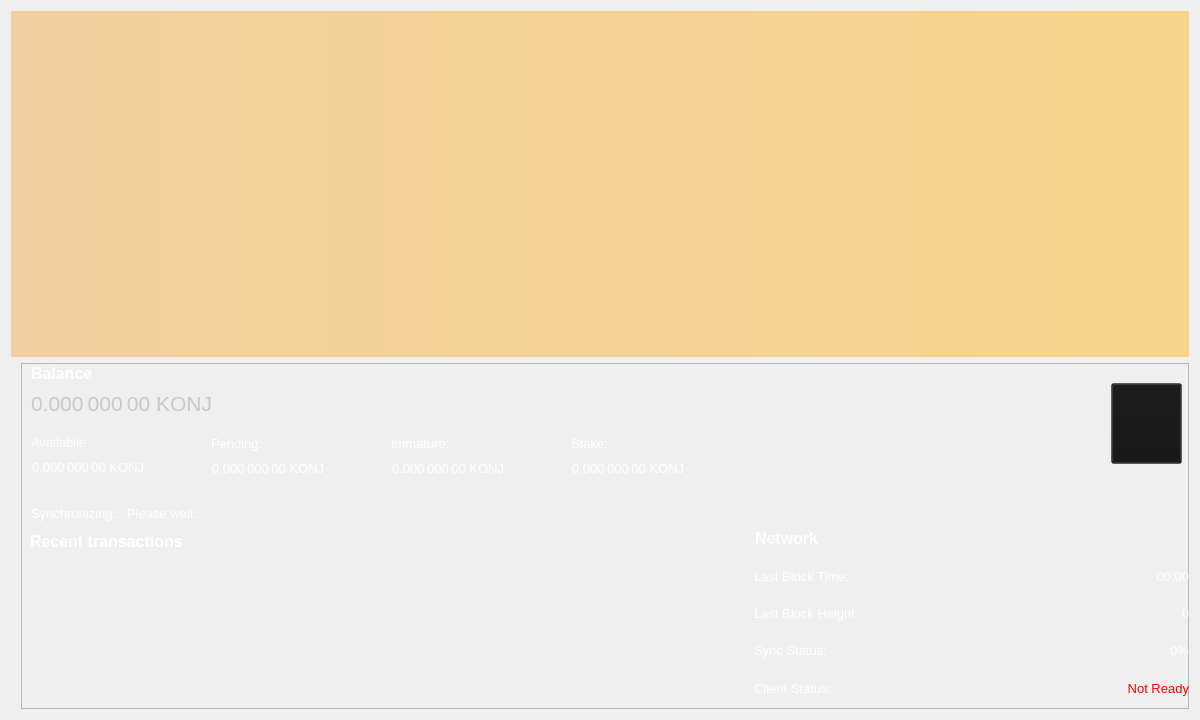
<?xml version="1.0" encoding="UTF-8"?>
<ui version="4.0">
 <class>OverviewPage</class>
 <widget class="QWidget" name="OverviewPage">
  <property name="geometry">
   <rect>
    <x>0</x>
    <y>0</y>
    <width>1200</width>
    <height>720</height>
   </rect>
  </property>
  <property name="minimumSize">
   <size>
    <width>1200</width>
    <height>700</height>
   </size>
  </property>
  <property name="font">
   <font>
    <weight>50</weight>
    <bold>false</bold>
   </font>
  </property>
  <property name="windowTitle">
   <string>Form</string>
  </property>
  <property name="styleSheet">
   <string notr="true">color: rgb(255, 255, 255);</string>
  </property>
  <layout class="QVBoxLayout" name="topLayout">
   <item>
    <widget class="QLabel" name="labelAlerts">
     <property name="visible">
      <bool>false</bool>
     </property>
     <property name="styleSheet">
      <string notr="true">background-color: qlineargradient(x1: 0, y1: 0, x2: 1, y2: 0, stop:0 #F0D0A0, stop:1 #F8D488); color:#000000;</string>
     </property>
     <property name="wordWrap">
      <bool>true</bool>
     </property>
     <property name="margin">
      <number>3</number>
     </property>
    </widget>
   </item>
   <item>
    <layout class="QHBoxLayout" name="horizontalLayout" stretch="1">
     <item>
      <layout class="QVBoxLayout" name="verticalLayout_2">
       <item>
        <widget class="QFrame" name="frame">
         <property name="maximumSize">
          <size>
           <width>16777215</width>
           <height>16777215</height>
          </size>
         </property>
         <property name="styleSheet">
          <string notr="true">margin-left: 10px;
</string>
         </property>
         <property name="frameShape">
          <enum>QFrame::StyledPanel</enum>
         </property>
         <property name="frameShadow">
          <enum>QFrame::Raised</enum>
         </property>
         <widget class="QLabel" name="labelTransactionsStatus">
          <property name="geometry">
           <rect>
            <x>10</x>
            <y>140</y>
            <width>300</width>
            <height>20</height>
           </rect>
          </property>
          <property name="minimumSize">
           <size>
            <width>300</width>
            <height>0</height>
           </size>
          </property>
          <property name="font">
           <font>
            <pointsize>10</pointsize>
           </font>
          </property>
          <property name="cursor">
           <cursorShape>WhatsThisCursor</cursorShape>
          </property>
          <property name="toolTip">
           <string>The displayed information may be out of date. Your wallet automatically synchronizes with the Konjungate network after a connection is established, but this process has not completed yet.</string>
          </property>
          <property name="styleSheet">
           <string notr="true"/>
          </property>
          <property name="text">
           <string notr="true">Synchronizing... Please wait.</string>
          </property>
          <property name="alignment">
           <set>Qt::AlignLeading|Qt::AlignLeft|Qt::AlignVCenter</set>
          </property>
          <property name="indent">
           <number>0</number>
          </property>
         </widget>
         <widget class="QWidget" name="verticalLayoutWidget">
          <property name="geometry">
           <rect>
            <x>10</x>
            <y>0</y>
            <width>721</width>
            <height>88</height>
           </rect>
          </property>
          <layout class="QVBoxLayout" name="verticalLayout">
           <item>
            <layout class="QHBoxLayout" name="horizontalLayout_4">
             <item>
              <widget class="QLabel" name="label_5">
               <property name="font">
                <font>
                 <pointsize>12</pointsize>
                 <weight>75</weight>
                 <bold>true</bold>
                </font>
               </property>
               <property name="text">
                <string>Balance</string>
               </property>
               <property name="indent">
                <number>0</number>
               </property>
              </widget>
             </item>
             <item>
              <spacer name="horizontalSpacer_3">
               <property name="orientation">
                <enum>Qt::Horizontal</enum>
               </property>
               <property name="sizeHint" stdset="0">
                <size>
                 <width>40</width>
                 <height>20</height>
                </size>
               </property>
              </spacer>
             </item>
            </layout>
           </item>
           <item>
            <layout class="QHBoxLayout" name="horizontalLayout_2">
             <property name="spacing">
              <number>0</number>
             </property>
             <item>
              <widget class="QLabel" name="labelTotal">
               <property name="minimumSize">
                <size>
                 <width>400</width>
                 <height>30</height>
                </size>
               </property>
               <property name="maximumSize">
                <size>
                 <width>16777215</width>
                 <height>16777215</height>
                </size>
               </property>
               <property name="font">
                <font>
                 <pointsize>16</pointsize>
                 <weight>50</weight>
                 <bold>false</bold>
                </font>
               </property>
               <property name="cursor">
                <cursorShape>IBeamCursor</cursorShape>
               </property>
               <property name="toolTip">
                <string>Your current total balance</string>
               </property>
               <property name="styleSheet">
                <string notr="true">color: rgb(200, 200, 200);</string>
               </property>
               <property name="text">
                <string notr="true">0.000 000 00 KONJ</string>
               </property>
               <property name="textFormat">
                <enum>Qt::AutoText</enum>
               </property>
               <property name="alignment">
                <set>Qt::AlignLeading|Qt::AlignLeft|Qt::AlignVCenter</set>
               </property>
               <property name="wordWrap">
                <bool>false</bool>
               </property>
               <property name="margin">
                <number>0</number>
               </property>
               <property name="indent">
                <number>0</number>
               </property>
               <property name="textInteractionFlags">
                <set>Qt::LinksAccessibleByMouse|Qt::TextSelectableByKeyboard|Qt::TextSelectableByMouse</set>
               </property>
              </widget>
             </item>
             <item>
              <spacer name="horizontalSpacer">
               <property name="orientation">
                <enum>Qt::Horizontal</enum>
               </property>
               <property name="sizeHint" stdset="0">
                <size>
                 <width>40</width>
                 <height>20</height>
                </size>
               </property>
              </spacer>
             </item>
            </layout>
           </item>
           <item>
            <spacer name="verticalSpacer">
             <property name="orientation">
              <enum>Qt::Vertical</enum>
             </property>
             <property name="sizeHint" stdset="0">
              <size>
               <width>20</width>
               <height>40</height>
              </size>
             </property>
            </spacer>
           </item>
          </layout>
         </widget>
         <widget class="QWidget" name="verticalLayoutWidget_2">
          <property name="geometry">
           <rect>
            <x>10</x>
            <y>69</y>
            <width>181</width>
            <height>71</height>
           </rect>
          </property>
          <layout class="QVBoxLayout" name="verticalLayout_3">
           <item>
            <layout class="QHBoxLayout" name="horizontalLayout_3">
             <item>
              <widget class="QLabel" name="labelBalanceText">
               <property name="font">
                <font>
                 <pointsize>10</pointsize>
                </font>
               </property>
               <property name="text">
                <string>Available:</string>
               </property>
               <property name="indent">
                <number>0</number>
               </property>
              </widget>
             </item>
             <item>
              <spacer name="horizontalSpacer_2">
               <property name="orientation">
                <enum>Qt::Horizontal</enum>
               </property>
               <property name="sizeHint" stdset="0">
                <size>
                 <width>40</width>
                 <height>20</height>
                </size>
               </property>
              </spacer>
             </item>
            </layout>
           </item>
           <item>
            <layout class="QHBoxLayout" name="horizontalLayout_5">
             <item>
              <widget class="QLabel" name="labelBalance">
               <property name="font">
                <font>
                 <pointsize>10</pointsize>
                 <weight>50</weight>
                 <bold>false</bold>
                </font>
               </property>
               <property name="cursor">
                <cursorShape>IBeamCursor</cursorShape>
               </property>
               <property name="toolTip">
                <string>Your current spendable balance</string>
               </property>
               <property name="text">
                <string notr="true">0.000 000 00 KONJ</string>
               </property>
               <property name="alignment">
                <set>Qt::AlignRight|Qt::AlignTrailing|Qt::AlignVCenter</set>
               </property>
               <property name="indent">
                <number>0</number>
               </property>
               <property name="textInteractionFlags">
                <set>Qt::LinksAccessibleByMouse|Qt::TextSelectableByKeyboard|Qt::TextSelectableByMouse</set>
               </property>
              </widget>
             </item>
             <item>
              <spacer name="horizontalSpacer_4">
               <property name="orientation">
                <enum>Qt::Horizontal</enum>
               </property>
               <property name="sizeHint" stdset="0">
                <size>
                 <width>40</width>
                 <height>20</height>
                </size>
               </property>
              </spacer>
             </item>
            </layout>
           </item>
           <item>
            <spacer name="verticalSpacer_2">
             <property name="orientation">
              <enum>Qt::Vertical</enum>
             </property>
             <property name="sizeHint" stdset="0">
              <size>
               <width>20</width>
               <height>40</height>
              </size>
             </property>
            </spacer>
           </item>
          </layout>
         </widget>
         <widget class="QWidget" name="verticalLayoutWidget_3">
          <property name="geometry">
           <rect>
            <x>190</x>
            <y>70</y>
            <width>181</width>
            <height>71</height>
           </rect>
          </property>
          <layout class="QVBoxLayout" name="verticalLayout_4">
           <item>
            <layout class="QHBoxLayout" name="horizontalLayout_6">
             <item>
              <widget class="QLabel" name="labelPendingText">
               <property name="font">
                <font>
                 <pointsize>10</pointsize>
                </font>
               </property>
               <property name="text">
                <string>Pending:</string>
               </property>
               <property name="indent">
                <number>0</number>
               </property>
              </widget>
             </item>
             <item>
              <spacer name="horizontalSpacer_6">
               <property name="orientation">
                <enum>Qt::Horizontal</enum>
               </property>
               <property name="sizeHint" stdset="0">
                <size>
                 <width>40</width>
                 <height>20</height>
                </size>
               </property>
              </spacer>
             </item>
            </layout>
           </item>
           <item>
            <layout class="QHBoxLayout" name="horizontalLayout_7">
             <item>
              <widget class="QLabel" name="labelUnconfirmed">
               <property name="font">
                <font>
                 <pointsize>10</pointsize>
                 <weight>50</weight>
                 <bold>false</bold>
                </font>
               </property>
               <property name="cursor">
                <cursorShape>IBeamCursor</cursorShape>
               </property>
               <property name="toolTip">
                <string>Total of transactions that have yet to be confirmed, and do not yet count toward the spendable balance</string>
               </property>
               <property name="text">
                <string notr="true">0.000 000 00 KONJ</string>
               </property>
               <property name="alignment">
                <set>Qt::AlignRight|Qt::AlignTrailing|Qt::AlignVCenter</set>
               </property>
               <property name="indent">
                <number>0</number>
               </property>
               <property name="textInteractionFlags">
                <set>Qt::LinksAccessibleByMouse|Qt::TextSelectableByKeyboard|Qt::TextSelectableByMouse</set>
               </property>
              </widget>
             </item>
             <item>
              <spacer name="horizontalSpacer_5">
               <property name="orientation">
                <enum>Qt::Horizontal</enum>
               </property>
               <property name="sizeHint" stdset="0">
                <size>
                 <width>40</width>
                 <height>20</height>
                </size>
               </property>
              </spacer>
             </item>
            </layout>
           </item>
           <item>
            <spacer name="verticalSpacer_3">
             <property name="orientation">
              <enum>Qt::Vertical</enum>
             </property>
             <property name="sizeHint" stdset="0">
              <size>
               <width>20</width>
               <height>40</height>
              </size>
             </property>
            </spacer>
           </item>
          </layout>
         </widget>
         <widget class="QWidget" name="verticalLayoutWidget_4">
          <property name="geometry">
           <rect>
            <x>370</x>
            <y>70</y>
            <width>181</width>
            <height>71</height>
           </rect>
          </property>
          <layout class="QVBoxLayout" name="verticalLayout_5">
           <item>
            <layout class="QHBoxLayout" name="horizontalLayout_8">
             <item>
              <widget class="QLabel" name="labelImmatureText">
               <property name="font">
                <font>
                 <pointsize>10</pointsize>
                </font>
               </property>
               <property name="text">
                <string>Immature:</string>
               </property>
               <property name="indent">
                <number>0</number>
               </property>
              </widget>
             </item>
             <item>
              <spacer name="horizontalSpacer_7">
               <property name="orientation">
                <enum>Qt::Horizontal</enum>
               </property>
               <property name="sizeHint" stdset="0">
                <size>
                 <width>40</width>
                 <height>20</height>
                </size>
               </property>
              </spacer>
             </item>
            </layout>
           </item>
           <item>
            <layout class="QHBoxLayout" name="horizontalLayout_9">
             <item>
              <widget class="QLabel" name="labelImmature">
               <property name="font">
                <font>
                 <pointsize>10</pointsize>
                 <weight>50</weight>
                 <bold>false</bold>
                </font>
               </property>
               <property name="cursor">
                <cursorShape>IBeamCursor</cursorShape>
               </property>
               <property name="toolTip">
                <string>Mined balance that has not yet matured</string>
               </property>
               <property name="text">
                <string notr="true">0.000 000 00 KONJ</string>
               </property>
               <property name="alignment">
                <set>Qt::AlignRight|Qt::AlignTrailing|Qt::AlignVCenter</set>
               </property>
               <property name="indent">
                <number>0</number>
               </property>
               <property name="textInteractionFlags">
                <set>Qt::LinksAccessibleByMouse|Qt::TextSelectableByKeyboard|Qt::TextSelectableByMouse</set>
               </property>
              </widget>
             </item>
             <item>
              <spacer name="horizontalSpacer_8">
               <property name="orientation">
                <enum>Qt::Horizontal</enum>
               </property>
               <property name="sizeHint" stdset="0">
                <size>
                 <width>40</width>
                 <height>20</height>
                </size>
               </property>
              </spacer>
             </item>
            </layout>
           </item>
           <item>
            <spacer name="verticalSpacer_4">
             <property name="orientation">
              <enum>Qt::Vertical</enum>
             </property>
             <property name="sizeHint" stdset="0">
              <size>
               <width>20</width>
               <height>40</height>
              </size>
             </property>
            </spacer>
           </item>
          </layout>
         </widget>
         <widget class="QWidget" name="verticalLayoutWidget_5">
          <property name="geometry">
           <rect>
            <x>550</x>
            <y>70</y>
            <width>181</width>
            <height>71</height>
           </rect>
          </property>
          <layout class="QVBoxLayout" name="verticalLayout_6">
           <item>
            <layout class="QHBoxLayout" name="horizontalLayout_11">
             <item>
              <widget class="QLabel" name="label_10">
               <property name="font">
                <font>
                 <pointsize>10</pointsize>
                </font>
               </property>
               <property name="text">
                <string>Stake:</string>
               </property>
               <property name="indent">
                <number>0</number>
               </property>
              </widget>
             </item>
             <item>
              <spacer name="horizontalSpacer_9">
               <property name="orientation">
                <enum>Qt::Horizontal</enum>
               </property>
               <property name="sizeHint" stdset="0">
                <size>
                 <width>40</width>
                 <height>20</height>
                </size>
               </property>
              </spacer>
             </item>
            </layout>
           </item>
           <item>
            <layout class="QHBoxLayout" name="horizontalLayout_10">
             <item>
              <widget class="QLabel" name="labelStake">
               <property name="font">
                <font>
                 <pointsize>10</pointsize>
                 <weight>50</weight>
                 <bold>false</bold>
                </font>
               </property>
               <property name="cursor">
                <cursorShape>IBeamCursor</cursorShape>
               </property>
               <property name="toolTip">
                <string>Total of coins that was staked, and do not yet count toward the current balance</string>
               </property>
               <property name="text">
                <string notr="true">0.000 000 00 KONJ</string>
               </property>
               <property name="alignment">
                <set>Qt::AlignRight|Qt::AlignTrailing|Qt::AlignVCenter</set>
               </property>
               <property name="indent">
                <number>0</number>
               </property>
               <property name="textInteractionFlags">
                <set>Qt::LinksAccessibleByMouse|Qt::TextSelectableByKeyboard|Qt::TextSelectableByMouse</set>
               </property>
              </widget>
             </item>
             <item>
              <spacer name="horizontalSpacer_10">
               <property name="orientation">
                <enum>Qt::Horizontal</enum>
               </property>
               <property name="sizeHint" stdset="0">
                <size>
                 <width>40</width>
                 <height>20</height>
                </size>
               </property>
              </spacer>
             </item>
            </layout>
           </item>
           <item>
            <spacer name="verticalSpacer_5">
             <property name="orientation">
              <enum>Qt::Vertical</enum>
             </property>
             <property name="sizeHint" stdset="0">
              <size>
               <width>20</width>
               <height>40</height>
              </size>
             </property>
            </spacer>
           </item>
          </layout>
         </widget>
         <widget class="QPushButton" name="viewQR">
          <property name="geometry">
           <rect>
            <x>1090</x>
            <y>20</y>
            <width>81</width>
            <height>81</height>
           </rect>
          </property>
          <property name="font">
           <font>
            <pointsize>10</pointsize>
           </font>
          </property>
          <property name="styleSheet">
           <string notr="true">background-color: rgba(20, 20, 20, 0.35);</string>
          </property>
          <property name="text">
           <string/>
          </property>
          <property name="icon">
           <iconset resource="../bitcoin.qrc">
            <normaloff>:/icons/qriconov</normaloff>:/icons/qriconov</iconset>
          </property>
          <property name="iconSize">
           <size>
            <width>64</width>
            <height>75</height>
           </size>
          </property>
         </widget>
         <widget class="QWidget" name="widget_wallview" native="true">
          <property name="geometry">
           <rect>
            <x>730</x>
            <y>160</y>
            <width>451</width>
            <height>405</height>
           </rect>
          </property>
          <layout class="QVBoxLayout" name="verticalLayout_7">
           <item>
            <layout class="QVBoxLayout" name="verticalLayout_8">
             <item>
              <layout class="QHBoxLayout" name="horizontalLayout_13">
               <item>
                <widget class="QLabel" name="label_11">
                 <property name="font">
                  <font>
                   <pointsize>12</pointsize>
                   <weight>75</weight>
                   <bold>true</bold>
                  </font>
                 </property>
                 <property name="text">
                  <string>Network</string>
                 </property>
                </widget>
               </item>
               <item>
                <spacer name="horizontalSpacer_12">
                 <property name="orientation">
                  <enum>Qt::Horizontal</enum>
                 </property>
                 <property name="sizeHint" stdset="0">
                  <size>
                   <width>40</width>
                   <height>20</height>
                  </size>
                 </property>
                </spacer>
               </item>
              </layout>
             </item>
             <item>
              <layout class="QHBoxLayout" name="horizontalLayout_20">
               <item>
                <widget class="QLabel" name="label_13">
                 <property name="maximumSize">
                  <size>
                   <width>167</width>
                   <height>16777215</height>
                  </size>
                 </property>
                 <property name="font">
                  <font>
                   <pointsize>10</pointsize>
                  </font>
                 </property>
                 <property name="text">
                  <string>Last Block Time:</string>
                 </property>
                </widget>
               </item>
               <item>
                <widget class="QLabel" name="lbTime">
                 <property name="font">
                  <font>
                   <pointsize>10</pointsize>
                  </font>
                 </property>
                 <property name="text">
                  <string>00:00</string>
                 </property>
                 <property name="alignment">
                  <set>Qt::AlignRight|Qt::AlignTrailing|Qt::AlignVCenter</set>
                 </property>
                </widget>
               </item>
              </layout>
             </item>
             <item>
              <layout class="QHBoxLayout" name="horizontalLayout_21">
               <item>
                <widget class="QLabel" name="label_15">
                 <property name="maximumSize">
                  <size>
                   <width>167</width>
                   <height>16777215</height>
                  </size>
                 </property>
                 <property name="font">
                  <font>
                   <pointsize>10</pointsize>
                  </font>
                 </property>
                 <property name="text">
                  <string>Last Block Height:</string>
                 </property>
                </widget>
               </item>
               <item>
                <widget class="QLabel" name="lbHeight">
                 <property name="font">
                  <font>
                   <pointsize>10</pointsize>
                  </font>
                 </property>
                 <property name="text">
                  <string>0</string>
                 </property>
                 <property name="alignment">
                  <set>Qt::AlignRight|Qt::AlignTrailing|Qt::AlignVCenter</set>
                 </property>
                </widget>
               </item>
              </layout>
             </item>
             <item>
              <layout class="QHBoxLayout" name="horizontalLayout_22">
               <item>
                <widget class="QLabel" name="label_16">
                 <property name="maximumSize">
                  <size>
                   <width>167</width>
                   <height>16777215</height>
                  </size>
                 </property>
                 <property name="font">
                  <font>
                   <pointsize>10</pointsize>
                  </font>
                 </property>
                 <property name="text">
                  <string>Sync Status:</string>
                 </property>
                </widget>
               </item>
               <item>
                <widget class="QLabel" name="sncStatus">
                 <property name="font">
                  <font>
                   <pointsize>10</pointsize>
                  </font>
                 </property>
                 <property name="text">
                  <string>0%</string>
                 </property>
                 <property name="alignment">
                  <set>Qt::AlignRight|Qt::AlignTrailing|Qt::AlignVCenter</set>
                 </property>
                </widget>
               </item>
              </layout>
             </item>
             <item>
              <layout class="QHBoxLayout" name="horizontalLayout_24">
               <item>
                <widget class="QLabel" name="label_18">
                 <property name="maximumSize">
                  <size>
                   <width>167</width>
                   <height>16777215</height>
                  </size>
                 </property>
                 <property name="font">
                  <font>
                   <pointsize>10</pointsize>
                  </font>
                 </property>
                 <property name="text">
                  <string>Client Status:</string>
                 </property>
                </widget>
               </item>
               <item>
                <widget class="QLabel" name="clStat">
                 <property name="font">
                  <font>
                   <pointsize>10</pointsize>
                  </font>
                 </property>
                 <property name="styleSheet">
                  <string notr="true">QLabel { color: red; }</string>
                 </property>
                 <property name="text">
                  <string>Not Ready</string>
                 </property>
                 <property name="alignment">
                  <set>Qt::AlignRight|Qt::AlignTrailing|Qt::AlignVCenter</set>
                 </property>
                </widget>
               </item>
              </layout>
             </item>
             <item>
              <layout class="QHBoxLayout" name="horizontalLayout_25">
               <item>
                <widget class="QLabel" name="label_19">
                 <property name="maximumSize">
                  <size>
                   <width>167</width>
                   <height>16777215</height>
                  </size>
                 </property>
                 <property name="font">
                  <font>
                   <pointsize>10</pointsize>
                  </font>
                 </property>
                 <property name="text">
                  <string>Coins are:</string>
                 </property>
                </widget>
               </item>
               <item>
                <widget class="QLabel" name="stkstat">
                 <property name="font">
                  <font>
                   <pointsize>10</pointsize>
                  </font>
                 </property>
                 <property name="text">
                  <string>Not Staking</string>
                 </property>
                 <property name="alignment">
                  <set>Qt::AlignRight|Qt::AlignTrailing|Qt::AlignVCenter</set>
                 </property>
                </widget>
               </item>
              </layout>
             </item>
             <item>
              <layout class="QHBoxLayout" name="horizontalLayout_17">
               <item>
                <widget class="QLabel" name="label_23">
                 <property name="maximumSize">
                  <size>
                   <width>167</width>
                   <height>16777215</height>
                  </size>
                 </property>
                 <property name="font">
                  <font>
                   <pointsize>10</pointsize>
                  </font>
                 </property>
                 <property name="text">
                  <string>Staking is:</string>
                 </property>
                </widget>
               </item>
               <item>
                <widget class="QLabel" name="stken">
                 <property name="font">
                  <font>
                   <pointsize>10</pointsize>
                  </font>
                 </property>
                 <property name="text">
                  <string>Disabled</string>
                 </property>
                 <property name="alignment">
                  <set>Qt::AlignRight|Qt::AlignTrailing|Qt::AlignVCenter</set>
                 </property>
                </widget>
               </item>
              </layout>
             </item>
             <item>
              <layout class="QHBoxLayout" name="horizontalLayout_23">
               <item>
                <widget class="QLabel" name="label_17">
                 <property name="maximumSize">
                  <size>
                   <width>167</width>
                   <height>16777215</height>
                  </size>
                 </property>
                 <property name="font">
                  <font>
                   <pointsize>10</pointsize>
                  </font>
                 </property>
                 <property name="text">
                  <string>Connections:</string>
                 </property>
                </widget>
               </item>
               <item>
                <widget class="QLabel" name="lbcon">
                 <property name="font">
                  <font>
                   <pointsize>10</pointsize>
                  </font>
                 </property>
                 <property name="text">
                  <string>0</string>
                 </property>
                 <property name="alignment">
                  <set>Qt::AlignRight|Qt::AlignTrailing|Qt::AlignVCenter</set>
                 </property>
                </widget>
               </item>
              </layout>
             </item>
             <item>
              <layout class="QHBoxLayout" name="horizontalLayout_26">
               <item>
                <widget class="QLabel" name="label_20">
                 <property name="minimumSize">
                  <size>
                   <width>110</width>
                   <height>0</height>
                  </size>
                 </property>
                 <property name="maximumSize">
                  <size>
                   <width>167</width>
                   <height>16777215</height>
                  </size>
                 </property>
                 <property name="font">
                  <font>
                   <pointsize>10</pointsize>
                  </font>
                 </property>
                 <property name="text">
                  <string>PoS Weight (Local):</string>
                 </property>
                </widget>
               </item>
               <item>
                <widget class="QLabel" name="urweight_2">
                 <property name="font">
                  <font>
                   <pointsize>10</pointsize>
                  </font>
                 </property>
                 <property name="text">
                  <string>0%</string>
                 </property>
                 <property name="alignment">
                  <set>Qt::AlignRight|Qt::AlignTrailing|Qt::AlignVCenter</set>
                 </property>
                </widget>
               </item>
              </layout>
             </item>
             <item>
              <layout class="QHBoxLayout" name="horizontalLayout_27">
               <item>
                <widget class="QLabel" name="label_21">
                 <property name="maximumSize">
                  <size>
                   <width>167</width>
                   <height>16777215</height>
                  </size>
                 </property>
                 <property name="font">
                  <font>
                   <pointsize>10</pointsize>
                  </font>
                 </property>
                 <property name="text">
                  <string>PoS Weight (Net):</string>
                 </property>
                </widget>
               </item>
               <item>
                <widget class="QLabel" name="netweight_2">
                 <property name="font">
                  <font>
                   <pointsize>10</pointsize>
                  </font>
                 </property>
                 <property name="text">
                  <string>0%</string>
                 </property>
                 <property name="alignment">
                  <set>Qt::AlignRight|Qt::AlignTrailing|Qt::AlignVCenter</set>
                 </property>
                </widget>
               </item>
              </layout>
             </item>
             <item>
              <layout class="QHBoxLayout" name="horizontalLayout_14">
               <item>
                <widget class="QLabel" name="label_24">
                 <property name="maximumSize">
                  <size>
                   <width>167</width>
                   <height>16777215</height>
                  </size>
                 </property>
                 <property name="font">
                  <font>
                   <pointsize>10</pointsize>
                  </font>
                 </property>
                 <property name="text">
                  <string>Est. Next Stake:</string>
                 </property>
                </widget>
               </item>
               <item>
                <widget class="QLabel" name="estnxt">
                 <property name="font">
                  <font>
                   <pointsize>10</pointsize>
                  </font>
                 </property>
                 <property name="text">
                  <string>Unkown</string>
                 </property>
                 <property name="alignment">
                  <set>Qt::AlignRight|Qt::AlignTrailing|Qt::AlignVCenter</set>
                 </property>
                </widget>
               </item>
              </layout>
             </item>
             <item>
              <layout class="QVBoxLayout" name="verticalLayout_9"/>
             </item>
            </layout>
           </item>
          </layout>
         </widget>
         <widget class="QWidget" name="layoutWidget00">
          <property name="geometry">
           <rect>
            <x>0</x>
            <y>160</y>
            <width>731</width>
            <height>461</height>
           </rect>
          </property>
          <layout class="QVBoxLayout" name="verticalLayout_11">
           <item>
            <widget class="QWidget" name="widget_2" native="true">
             <layout class="QVBoxLayout" name="verticalLayout_12">
              <item>
               <layout class="QHBoxLayout" name="horizontalLayout_15">
                <item>
                 <widget class="QLabel" name="label_6">
                  <property name="font">
                   <font>
                    <pointsize>12</pointsize>
                    <weight>75</weight>
                    <bold>true</bold>
                   </font>
                  </property>
                  <property name="text">
                   <string>&lt;b&gt;Recent transactions&lt;/b&gt;</string>
                  </property>
                  <property name="indent">
                   <number>0</number>
                  </property>
                 </widget>
                </item>
                <item>
                 <spacer name="horizontalSpacer_13">
                  <property name="orientation">
                   <enum>Qt::Horizontal</enum>
                  </property>
                  <property name="sizeHint" stdset="0">
                   <size>
                    <width>40</width>
                    <height>20</height>
                   </size>
                  </property>
                 </spacer>
                </item>
               </layout>
              </item>
              <item>
               <widget class="QListView" name="listTransactions_2">
                <property name="font">
                 <font>
                  <pointsize>10</pointsize>
                 </font>
                </property>
                <property name="styleSheet">
                 <string notr="true">QListView { background: transparent; }</string>
                </property>
                <property name="frameShape">
                 <enum>QFrame::NoFrame</enum>
                </property>
                <property name="verticalScrollBarPolicy">
                 <enum>Qt::ScrollBarAlwaysOff</enum>
                </property>
                <property name="horizontalScrollBarPolicy">
                 <enum>Qt::ScrollBarAlwaysOff</enum>
                </property>
                <property name="selectionMode">
                 <enum>QAbstractItemView::NoSelection</enum>
                </property>
               </widget>
              </item>
             </layout>
            </widget>
           </item>
          </layout>
         </widget>
         <widget class="QWidget" name="horizontalLayoutWidget">
          <property name="geometry">
           <rect>
            <x>0</x>
            <y>620</y>
            <width>731</width>
            <height>83</height>
           </rect>
          </property>
          <layout class="QHBoxLayout" name="horizontalLayout_12">
           <item>
            <widget class="QPushButton" name="vwalltx">
             <property name="minimumSize">
              <size>
               <width>81</width>
               <height>70</height>
              </size>
             </property>
             <property name="font">
              <font>
               <pointsize>10</pointsize>
              </font>
             </property>
             <property name="styleSheet">
              <string notr="true">background-color: rgb(20, 20, 20, 0.65);</string>
             </property>
             <property name="text">
              <string/>
             </property>
             <property name="icon">
              <iconset resource="../bitcoin.qrc">
               <normaloff>:/icons/history</normaloff>:/icons/history</iconset>
             </property>
             <property name="iconSize">
              <size>
               <width>64</width>
               <height>64</height>
              </size>
             </property>
            </widget>
           </item>
           <item>
            <spacer name="horizontalSpacer_11">
             <property name="orientation">
              <enum>Qt::Horizontal</enum>
             </property>
             <property name="sizeHint" stdset="0">
              <size>
               <width>40</width>
               <height>20</height>
              </size>
             </property>
            </spacer>
           </item>
          </layout>
         </widget>
         <widget class="QWidget" name="verticalLayoutWidget_6">
          <property name="geometry">
           <rect>
            <x>1130</x>
            <y>639</y>
            <width>41</width>
            <height>51</height>
           </rect>
          </property>
          <layout class="QVBoxLayout" name="verticalLayout_10">
           <item>
            <spacer name="verticalSpacer_6">
             <property name="orientation">
              <enum>Qt::Vertical</enum>
             </property>
             <property name="sizeHint" stdset="0">
              <size>
               <width>20</width>
               <height>40</height>
              </size>
             </property>
            </spacer>
           </item>
           <item>
            <widget class="QLabel" name="syncLabel">
             <property name="minimumSize">
              <size>
               <width>38</width>
               <height>28</height>
              </size>
             </property>
             <property name="maximumSize">
              <size>
               <width>38</width>
               <height>28</height>
              </size>
             </property>
             <property name="toolTip">
              <string extracomment="Synchronizing with Konjungate network"/>
             </property>
             <property name="toolTipDuration">
              <number>5</number>
             </property>
             <property name="text">
              <string/>
             </property>
             <property name="scaledContents">
              <bool>true</bool>
             </property>
            </widget>
           </item>
          </layout>
         </widget>
         <widget class="QWidget" name="verticalLayoutWidget_7">
          <property name="geometry">
           <rect>
            <x>1090</x>
            <y>620</y>
            <width>42</width>
            <height>71</height>
           </rect>
          </property>
          <layout class="QVBoxLayout" name="verticalLayout_13">
           <item>
            <spacer name="verticalSpacer_7">
             <property name="orientation">
              <enum>Qt::Vertical</enum>
             </property>
             <property name="sizeHint" stdset="0">
              <size>
               <width>20</width>
               <height>40</height>
              </size>
             </property>
            </spacer>
           </item>
           <item>
            <widget class="QLabel" name="lockstatusLabel">
             <property name="minimumSize">
              <size>
               <width>40</width>
               <height>30</height>
              </size>
             </property>
             <property name="maximumSize">
              <size>
               <width>40</width>
               <height>30</height>
              </size>
             </property>
             <property name="text">
              <string/>
             </property>
             <property name="pixmap">
              <pixmap resource="../bitcoin.qrc">:/icons/lock_open_toolbar</pixmap>
             </property>
             <property name="scaledContents">
              <bool>true</bool>
             </property>
            </widget>
           </item>
          </layout>
         </widget>
        </widget>
       </item>
      </layout>
     </item>
    </layout>
   </item>
  </layout>
 </widget>
 <resources>
  <include location="../bitcoin.qrc"/>
 </resources>
 <connections/>
</ui>
